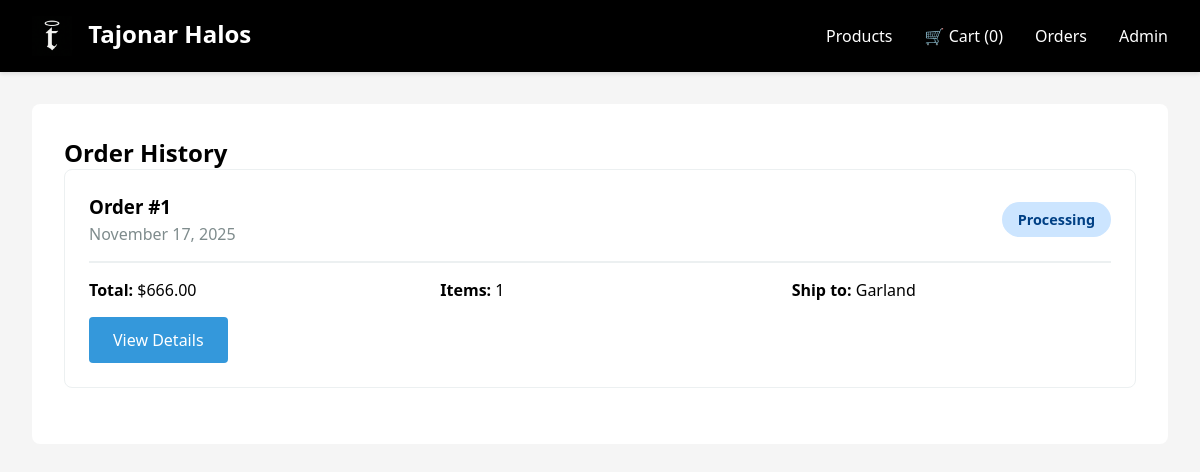
Page /orders/history/ (signed in) on the earlier database version.
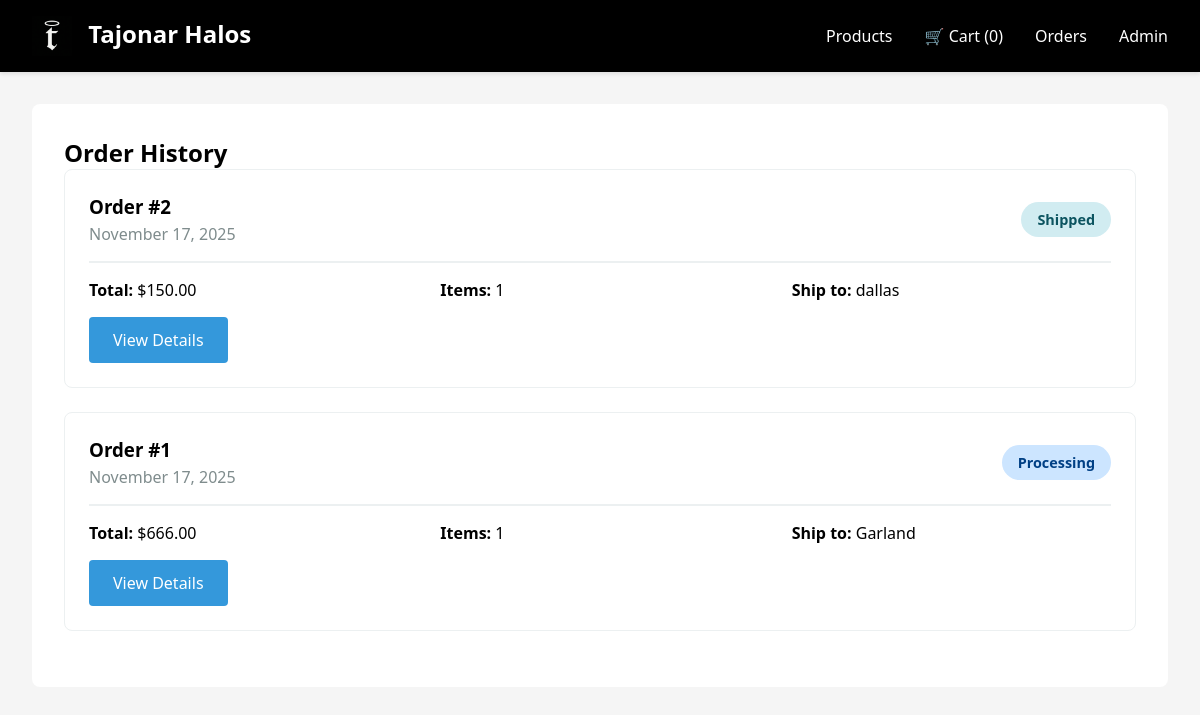
Same page on the later database version.
### orders/models.py (models this page shows, shortened)
class Order(models.Model):
    STATUS_CHOICES = [
        ('pending', 'Pending'),
        ('processing', 'Processing'),
        ('shipped', 'Shipped'),
        ('delivered', 'Delivered'),
        ('cancelled', 'Cancelled'),
    ]
    user = models.ForeignKey(User, on_delete=models.CASCADE, null=True, blank=True)
    first_name = models.CharField(max_length=100)
    last_name = models.CharField(max_length=100)
    email = models.EmailField()
    address = models.CharField(max_length=250)
    city = models.CharField(max_length=100)
    postal_code = models.CharField(max_length=20)
    created_at = models.DateTimeField(auto_now_add=True)
    updated_at = models.DateTimeField(auto_now=True)
    status = models.CharField(max_length=20, choices=STATUS_CHOICES, default='pending')
    total = models.DecimalField(max_digits=10, decimal_places=2)

### orders/views.py (the view)
# urls.py: path('history/', views.order_history, name='order_history'),
@login_required
def order_history(request):
    orders = Order.objects.filter(user=request.user).order_by('-created_at')
    return render(request, 'orders/order_history.html', {
        'orders': orders,
    })

### cart/context_processors.py (called while the page is built)
def cart_count(request):
    cart = get_or_create_cart(request)
    count = sum(item.quantity for item in cart.items.all())
    return {'cart_count': count}

### cart/views.py (called while the page is built)
def get_or_create_cart(request):
    cart_id = request.session.get('cart_id')
    if cart_id:
        try:
            cart = Cart.objects.get(id=cart_id)
        except Cart.DoesNotExist:
            cart = Cart.objects.create()
            request.session['cart_id'] = cart.id
    else:
        cart = Cart.objects.create()
        request.session['cart_id'] = cart.id
    return cart

### orders/templates/orders/order_history.html (shortened to what this page needs)
{% extends "store/base.html" %}
{% block content %}
<div class="orders-container">
    <h2>Order History</h2>
    {% if orders %}
        {% for order in orders %}
        <div class="order-card">
            <div class="order-header">
                <div>
                    <h3>Order #{{ order.id }}</h3>
                    <p style="color: #7f8c8d; margin-top: 0.25rem;">{{ order.created_at|date:"F d, Y" }}</p>
                </div>
                <span class="order-status status-{{ order.status }}">{{ order.get_status_display }}</span>
            </div>
            <div style="display: grid; grid-template-columns: 1fr 1fr 1fr; gap: 2rem; margin-bottom: 1rem;">
                <div>
                    <strong>Total:</strong> ${{ order.total }}
                </div>
                <div>
                    <strong>Items:</strong> {{ order.items.count }}
                </div>
                <div>
                    <strong>Ship to:</strong> {{ order.city }}
                </div>
            </div>
            <a href="{% url 'orders:order_detail' order.id %}" class="btn">View Details</a>
        </div>
        {% endfor %}
    {% else %}
        <p style="text-align: center; color: #7f8c8d; padding: 3rem;">No orders yet. <a href="{% url 'store:product_list' %}">Start shopping!</a></p>
    {% endif %}
</div>
{% endblock %}

Differences in the rows shown:
added Order: id "2", created_at "November 17, 2025", status "Shipped", total "150.00", items.count "1", city "dallas"
